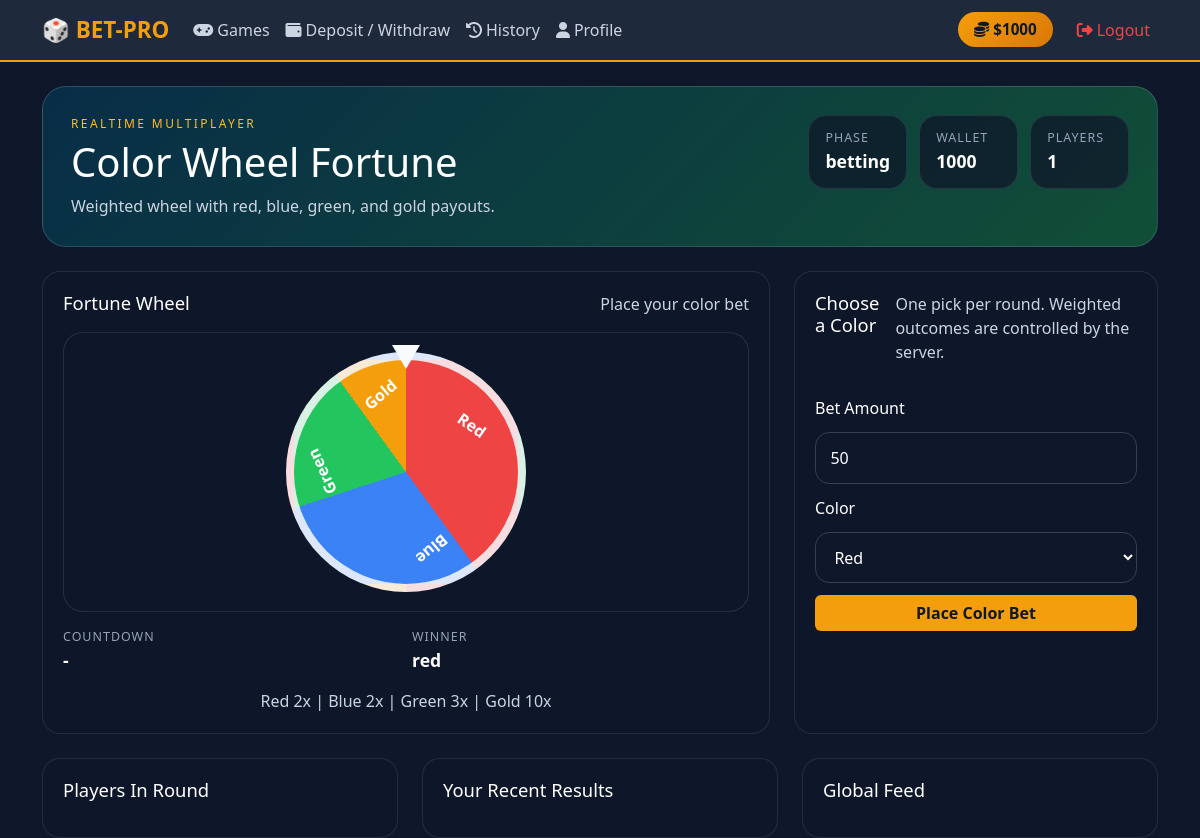
The app's page /realtime/color-wheel (signed in) with its own data.
### app.py (models this page shows)
class Wallet(db.Model):
    __tablename__ = "wallets"
    id = db.Column(db.Integer, primary_key=True)
    user_id = db.Column(
        db.Integer, db.ForeignKey("users.id", ondelete="CASCADE"), unique=True, nullable=False
    )
    balance = db.Column(db.Integer, nullable=False, default=1000)
    updated_at = db.Column(
        db.DateTime, nullable=False, default=datetime.utcnow, onupdate=datetime.utcnow
    )

class GameRound(db.Model):
    __tablename__ = "rt_game_rounds"
    id = db.Column(db.Integer, primary_key=True)
    game_slug = db.Column(db.String(50), nullable=False, index=True)
    round_code = db.Column(db.String(20), nullable=False, index=True)
    phase = db.Column(db.String(20), nullable=False, default="betting")
    started_at = db.Column(db.DateTime, nullable=False, default=datetime.utcnow)
    betting_ends_at = db.Column(db.DateTime, nullable=True)
    running_started_at = db.Column(db.DateTime, nullable=True)
    result_at = db.Column(db.DateTime, nullable=True)
    state_json = db.Column(db.Text, nullable=False, default="{}")

class GameBet(db.Model):
    __tablename__ = "rt_game_bets"
    __table_args__ = (UniqueConstraint("round_id", "username", name="uq_round_user_bet"),)
    id = db.Column(db.Integer, primary_key=True)
    round_id = db.Column(
        db.Integer,
        db.ForeignKey("rt_game_rounds.id", ondelete="CASCADE"),
        nullable=False,
        index=True,
    )
    game_slug = db.Column(db.String(50), nullable=False, index=True)
    username = db.Column(
        db.String(80),
        db.ForeignKey("users.username", ondelete="CASCADE"),
        nullable=False,
        index=True,
    )
    amount = db.Column(db.Integer, nullable=False)
    choice = db.Column(db.String(50), nullable=False)
    extra_json = db.Column(db.Text, nullable=False, default="{}")
    status = db.Column(db.String(30), nullable=False, default="placed")
    payout = db.Column(db.Integer, nullable=False, default=0)
    cashout_multiplier = db.Column(db.Float, nullable=True)
    created_at = db.Column(db.DateTime, nullable=False, default=datetime.utcnow)

### app.py (the view)
@app.route("/realtime/<game_slug>")
def realtime_game(game_slug):
    if "user" not in session:
        return redirect("/")
    if game_slug not in REALTIME_GAME_LOOKUP:
        flash("Game not found.", "danger")
        return redirect("/games")
    try:
        config = REALTIME_GAME_LOOKUP[game_slug]
        return render_template(
            config["template"],
            balance=get_balance(session["user"]),
            game=config,
            snapshot=current_game_snapshot(game_slug),
            recent_history=recent_game_history(game_slug),
            my_history=my_game_history(game_slug, session["user"]),
        )
    except Exception as e:
        db.session.rollback()
        app.logger.exception("Failed to open realtime game %s: %s", game_slug, e)
        flash("The live table is temporarily unavailable. Please try again.", "danger")
        return redirect("/games")

### app.py (called while the page is built)
def get_balance(username):
    user = User.query.filter_by(username=username).first()
    if not user:
        return 0
    wallet = Wallet.query.filter_by(user_id=user.id).first()
    return wallet.balance if wallet else user.balance

def ensure_realtime_games_running():
    for engine in realtime_games.values():
        engine.start()
    aviator_engine.start()

@app.before_request
def keep_wallet_in_sync():
    ensure_realtime_games_running()
    if "user" not in session:
        return None
    user = User.query.filter_by(username=session["user"]).first()
    if user:
        wallet = Wallet.query.filter_by(user_id=user.id).first()
        if not wallet or wallet.balance != user.balance:
            ensure_wallet_for_user(user, commit=True)
    return None

def current_game_snapshot(game_slug):
    engine = realtime_games[game_slug]
    engine.ensure_active_round()
    snapshot = engine.get_public_snapshot()
    snapshot["wallet_balance"] = get_balance(session["user"]) if "user" in session else 0
    snapshot["choices"] = engine.choices
    snapshot["supports_cashout"] = engine.supports_cashout
    snapshot["game"] = REALTIME_GAME_LOOKUP[game_slug]
    return snapshot

def recent_game_history(game_slug, limit=12):
    rows = (
        BetHistory.query.filter_by(game_slug=game_slug)
        .order_by(BetHistory.created_at.desc())
        .limit(limit)
        .all()
    )
    return [
        {
            "username": row.username,
            "amount": row.amount,
            "payout": row.payout,
            "outcome": row.outcome,
            "details": safe_json_loads(row.details_json),
            "created_at": row.created_at.strftime("%H:%M:%S"),
        }
        for row in rows
    ]

def my_game_history(game_slug, username, limit=10):
    rows = (
        BetHistory.query.filter_by(game_slug=game_slug, username=username)
        .order_by(BetHistory.created_at.desc())
        .limit(limit)
        .all()
    )
    return [
        {
            "amount": row.amount,
            "payout": row.payout,
            "outcome": row.outcome,
            "details": safe_json_loads(row.details_json),
            "created_at": row.created_at.strftime("%Y-%m-%d %H:%M:%S"),
        }
        for row in rows
    ]

### realtime_games/base.py (called while the page is built)
    def get_current_round(self):
        if self.current_round_id is None:
            return None
        return self.models["GameRound"].query.get(self.current_round_id)

    def get_public_snapshot(self):
        return deepcopy(self.current_state)

### templates/games/color_wheel.html (shortened to what this page needs)
{% extends "base.html" %}
{% block head_extra %}
<link rel="stylesheet" href="{{ url_for('static', filename='css/realtime-games.css') }}">
{% endblock %}
{% block content %}
<div class="game-shell" data-game-page data-game-slug="{{ game.slug }}" data-supports-cashout="false">
    <div class="game-hero theme-wheel">
        <div>
            <p class="eyebrow">Realtime Multiplayer</p>
            <h1>{{ game.title }}</h1>
            <p class="hero-copy">{{ game.tagline }}</p>
        </div>
        <div class="hero-metrics">
            <div class="metric-box"><span>Phase</span><strong id="phase-label">{{ snapshot.phase }}</strong></div>
            <div class="metric-box"><span>Wallet</span><strong id="wallet-balance">{{ snapshot.wallet_balance }}</strong></div>
            <div class="metric-box"><span>Players</span><strong id="player-count">{{ snapshot.player_count or 0 }}</strong></div>
        </div>
    </div>
    <div class="game-layout">
        <section class="panel visual-panel">
            <div class="panel-header">
                <h2>Fortune Wheel</h2>
                <div class="status-text" id="status-text">{{ snapshot.state.status_text or 'Wheel preparing' }}</div>
            </div>
            <div class="wheel-wrapper">
                <div class="wheel-pointer"></div>
                <div class="fortune-wheel" id="fortune-wheel">
                    <div class="wheel-segment red">Red</div>
                    <div class="wheel-segment blue">Blue</div>
                    <div class="wheel-segment green">Green</div>
                    <div class="wheel-segment gold">Gold</div>
                </div>
            </div>
            <div class="timer-row">
                <div><span>Countdown</span><strong id="countdown">-</strong></div>
                <div><span>Winner</span><strong id="primary-result">{{ snapshot.state.winning_color or 'Pending' }}</strong></div>
            </div>
            <div class="secondary-result" id="secondary-result">Red 2x | Blue 2x | Green 3x | Gold 10x</div>
        </section>
        <section class="panel bet-panel">
            <div class="panel-header">
                <h2>Choose a Color</h2>
                <p>One pick per round. Weighted outcomes are controlled by the server.</p>
            </div>
            <form id="bet-form" class="bet-form">
                <label>Bet Amount</label>
                <input type="number" name="amount" min="1" value="50" required>
                <label>Color</label>
                <select name="choice">
                    <option value="red">Red</option>
                </select>
                <button type="submit" class="btn btn-warning w-100">Place Color Bet</button>
            </form>
            <div id="action-message" class="action-message"></div>
        </section>
    </div>
    <div class="lower-grid">
        <section class="panel">
            <div class="panel-header"><h2>Players In Round</h2></div>
        </section>
        <section class="panel">
            <div class="panel-header"><h2>Your Recent Results</h2></div>
        </section>
        <section class="panel">
            <div class="panel-header"><h2>Global Feed</h2></div>
        </section>
    </div>
</div>
{% endblock %}

### templates/base.html (shortened to what this page needs)
<!DOCTYPE html>
<html lang="en">
<head>
    <link href="https://cdn.jsdelivr.net/npm/bootstrap@5.3.0/dist/css/bootstrap.min.css" rel="stylesheet">
    <link href="https://cdnjs.cloudflare.com/ajax/libs/font-awesome/6.4.0/css/all.min.css" rel="stylesheet">
    {% block head_extra %}{% endblock %}
</head>
<body>
    <nav class="navbar navbar-expand-lg navbar-dark mb-4">
        <div class="container">
            <a class="navbar-brand fw-bold" href="/games">🎲 BET-PRO</a>
            <div class="collapse navbar-collapse" id="navMenu">
                <div class="navbar-nav me-auto">
                    {% if session.user %}
                        <a class="nav-link" href="/games"><i class="fas fa-gamepad me-1"></i>Games</a>
                        <a class="nav-link" href="/dashboard"><i class="fas fa-wallet me-1"></i>Deposit / Withdraw</a>
                        <a class="nav-link" href="/history"><i class="fas fa-history me-1"></i>History</a>
                        <a class="nav-link" href="/profile"><i class="fas fa-user me-1"></i>Profile</a>
                    {% endif %}
                </div>
                <div class="navbar-nav ms-auto align-items-center">
                    {% if session.user %}
                        <span class="balance-display me-3">
                            <i class="fas fa-coins me-1"></i>${{ balance if balance is defined else '0' }}
                        </span>
                        <form action="/logout" method="POST" class="logout-form">
                            <button type="submit" class="logout-btn-link nav-link">
                                <i class="fas fa-sign-out-alt me-1"></i>Logout
                            </button>
                        </form>
                    {% else %}
                        <a class="nav-link" href="/">Login</a>
                        <a class="nav-link" href="/register">Register</a>
                    {% endif %}
                </div>
            </div>
        </div>
    </nav>
    <div class="container">
        {% block content %}{% endblock %}
    </div>
</body>
</html>

### static/css/realtime-games.css (style rules this page uses)
.game-shell { display: grid; gap: 1.5rem; }
.game-hero { padding: 1.75rem; border-radius: 24px; border: 1px solid rgba(148, 163, 184, 0.25); display: flex; justify-content: space-between; gap: 1rem; align-items: start; }
.theme-wheel { background: linear-gradient(135deg, rgba(8, 47, 73, 0.95), rgba(22, 163, 74, 0.4)); }
.eyebrow { margin: 0 0 0.35rem; font-size: 0.75rem; text-transform: uppercase; letter-spacing: 0.2em; color: #fbbf24; }
.hero-copy { margin: 0.35rem 0 0; max-width: 48rem; color: #cbd5e1; }
.hero-metrics { display: grid; grid-template-columns: repeat(3, minmax(92px, 1fr)); gap: 0.75rem; }
.metric-box, .panel, .player-card, .history-item { background: rgba(15, 23, 42, 0.75); border: 1px solid rgba(148, 163, 184, 0.16); border-radius: 18px; }
.metric-box { padding: 0.85rem 1rem; }
.metric-box span, .timer-row span, .info-grid span { display: block; color: #94a3b8; font-size: 0.78rem; text-transform: uppercase; letter-spacing: 0.08em; }
.metric-box strong, .timer-row strong, .info-grid strong { font-size: 1.1rem; }
.game-layout, .lower-grid { display: grid; grid-template-columns: 2fr 1fr; gap: 1.5rem; }
.lower-grid { grid-template-columns: repeat(3, minmax(0, 1fr)); }
.panel { padding: 1.25rem; }
.panel-header { display: flex; justify-content: space-between; gap: 1rem; align-items: start; margin-bottom: 1rem; }
.panel-header h2 { font-size: 1.15rem; margin: 0; }
.panel-header p, .status-text, .secondary-result { color: #cbd5e1; }
.rocket-stage, .wheel-wrapper, .track-board, .dice-board { min-height: 280px; display: grid; place-items: center; border-radius: 20px; background: rgba(15, 23, 42, 0.9); border: 1px solid rgba(148, 163, 184, 0.18); position: relative; overflow: hidden; }
.secondary-result { margin-top: 1rem; text-align: center; }
.timer-row, .info-grid { margin-top: 1rem; display: grid; grid-template-columns: repeat(2, minmax(0, 1fr)); gap: 0.75rem; }
.bet-form { display: grid; gap: 0.75rem; }
.bet-form input, .bet-form select { background: #0f172a; border: 1px solid #334155; border-radius: 14px; color: #fff; padding: 0.8rem 0.9rem; }
.action-message { min-height: 1.5rem; margin-top: 0.75rem; color: #fbbf24; }
.wheel-pointer { position: absolute; top: 12px; width: 0; height: 0; border-left: 14px solid transparent; border-right: 14px solid transparent; border-top: 24px solid #f8fafc; z-index: 2; }
.fortune-wheel { width: 240px; height: 240px; border-radius: 50%; border: 8px solid rgba(248, 250, 252, 0.85); background: conic-gradient(#ef4444 0deg 144deg, #3b82f6 144deg 252deg, #22c55e 252deg 324deg, #f59e0b 324deg 360deg); transition: transform 0.8s ease-out; position: relative; }
.wheel-segment { position: absolute; inset: 50%; transform-origin: 0 0; font-weight: 700; }
.wheel-segment.red { transform: rotate(35deg) translate(12px, -88px); }
.wheel-segment.blue { transform: rotate(140deg) translate(12px, -88px); }
.wheel-segment.green { transform: rotate(245deg) translate(12px, -88px); }
.wheel-segment.gold { transform: rotate(320deg) translate(12px, -88px); }

### templates/base.html (style rules this page uses)
body { background-color: #0f172a; color: white; font-family: 'Segoe UI', Tahoma, Geneva, Verdana, sans-serif; min-height: 100vh; }
.navbar { background-color: #1e293b; border-bottom: 2px solid #f59e0b; }
.navbar-brand { font-size: 1.4rem; color: #f59e0b !important; }
.nav-link { color: #cbd5e1 !important; transition: color 0.2s; }
.btn-warning { background-color: #f59e0b; border: none; color: #0f172a; font-weight: bold; }
.balance-display { background: linear-gradient(135deg, #f59e0b, #d97706); color: #0f172a; padding: 6px 16px; border-radius: 20px; font-weight: bold; font-size: 0.95rem; }
.logout-form { display: inline; margin: 0; padding: 0; }
.logout-btn-link { background: none; border: none; color: #ef4444 !important; font-weight: 500; cursor: pointer; padding: 0.5rem 0; font-size: 1rem; text-decoration: none; }

### records on screen
Wallet: balance "1000", wallet_balance "1000"
GameRound: phase "betting"
GameBet: state "red"

### other values on screen
{{ game.title }} "Color Wheel Fortune"
{{ game.tagline }} "Weighted wheel with red, blue, green, and gold payouts."
{{ snapshot.player_count or 0 }} "1"
{{ snapshot.state.status_text or 'Wheel preparing' }} "Place your color bet"
